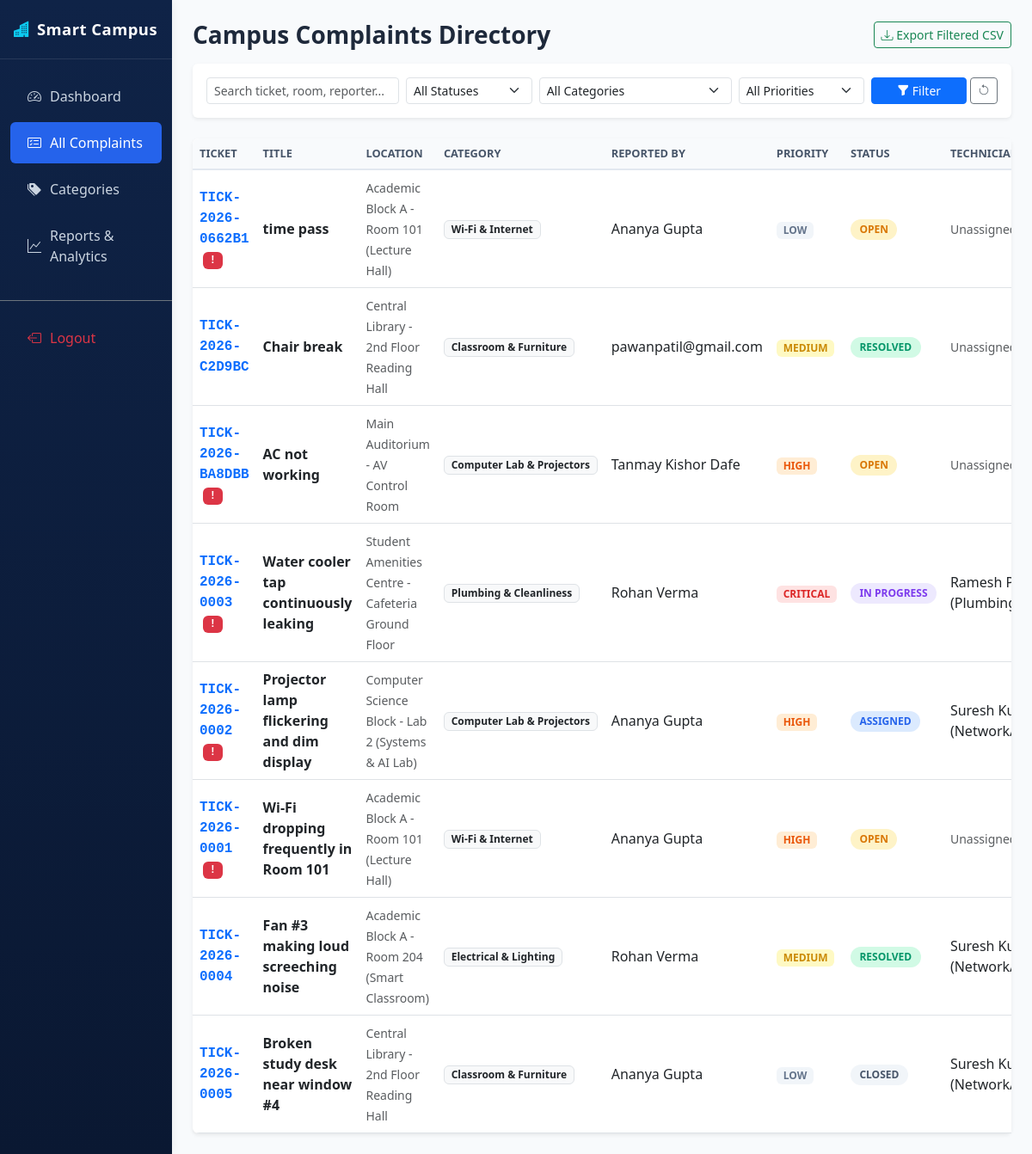
The page /admin-dashboard/complaints.php (signed in) on the database its author committed.
### tables this page shows
CREATE TABLE `tickets` (
  `id` int(10) UNSIGNED NOT NULL,
  `ticket_code` varchar(30) NOT NULL,
  `reporter_id` int(10) UNSIGNED NOT NULL,
  `category_id` int(10) UNSIGNED NOT NULL,
  `location_id` int(10) UNSIGNED NOT NULL,
  `title` varchar(200) NOT NULL,
  `description` text NOT NULL,
  `photo_path` varchar(255) DEFAULT NULL,
  `priority` enum('LOW','MEDIUM','HIGH','CRITICAL') NOT NULL DEFAULT 'MEDIUM',
  `status` enum('OPEN','ASSIGNED','IN_PROGRESS','RESOLVED','CLOSED') NOT NULL DEFAULT 'OPEN',
  `assigned_to` int(10) UNSIGNED DEFAULT NULL,
  `created_at` timestamp NOT NULL DEFAULT current_timestamp(),
  `due_at` datetime DEFAULT NULL,
  `resolved_at` datetime DEFAULT NULL
);

CREATE TABLE `locations` (
  `id` int(10) UNSIGNED NOT NULL,
  `building` varchar(100) NOT NULL,
  `room` varchar(50) NOT NULL,
  `qr_code_token` varchar(64) NOT NULL,
  `created_at` timestamp NOT NULL DEFAULT current_timestamp()
);

CREATE TABLE `categories` (
  `id` int(10) UNSIGNED NOT NULL,
  `name` varchar(100) NOT NULL,
  `description` text DEFAULT NULL,
  `default_priority` enum('LOW','MEDIUM','HIGH','CRITICAL') NOT NULL DEFAULT 'MEDIUM',
  `created_at` timestamp NOT NULL DEFAULT current_timestamp()
);

CREATE TABLE `users` (
  `id` int(10) UNSIGNED NOT NULL,
  `name` varchar(100) NOT NULL,
  `email` varchar(120) NOT NULL,
  `password_hash` varchar(255) NOT NULL,
  `role` enum('student','admin','technician') NOT NULL DEFAULT 'student',
  `created_at` timestamp NOT NULL DEFAULT current_timestamp()
);

### admin-dashboard/complaints.php (the view, shortened to what this page needs)
<?php
$pdo = Database::getConnection();
$statusFilter = strtoupper(trim($_GET['status'] ?? ''));
$categoryFilter = (int)($_GET['category_id'] ?? 0);
$priorityFilter = strtoupper(trim($_GET['priority'] ?? ''));
$searchQuery = trim($_GET['search'] ?? '');
$sql = "
    SELECT
        t.id, t.ticket_code, t.title, t.priority, t.status, t.created_at, t.due_at,
        c.name AS category_name,
        l.building, l.room,
        u.name AS reporter_name,
        tech.name AS technician_name
    FROM tickets t
    JOIN categories c ON t.category_id = c.id
    JOIN locations l ON t.location_id = l.id
    JOIN users u ON t.reporter_id = u.id
    LEFT JOIN users tech ON t.assigned_to = tech.id
    WHERE 1=1
";
$params = [];
$sql .= " ORDER BY t.created_at DESC";
$stmt = $pdo->prepare($sql);
$stmt->execute($params);
$tickets = $stmt->fetchAll();
?>
<!DOCTYPE html>
<html lang="en">
<head>
    <link href="https://cdn.jsdelivr.net/npm/bootstrap@5.3.0/dist/css/bootstrap.min.css" rel="stylesheet">
    <link rel="stylesheet" href="https://cdn.jsdelivr.net/npm/bootstrap-icons@1.11.0/font/bootstrap-icons.css">
    <link rel="stylesheet" href="css/style.css">
</head>
<body>
<div class="container-fluid">
    <div class="row">
        <nav class="col-md-3 col-lg-2 d-md-block sidebar p-0">
            <div class="brand-title text-center text-md-start px-3">
                <i class="bi bi-buildings-fill text-info me-2"></i>Smart Campus
            </div>
            <div class="pt-3">
                <ul class="nav flex-column">
                    <li class="nav-item">
                        <a class="nav-link" href="dashboard.php">
                            <i class="bi bi-speedometer2"></i> Dashboard
                        </a>
                    </li>
                    <li class="nav-item">
                        <a class="nav-link active" href="complaints.php">
                            <i class="bi bi-card-checklist"></i> All Complaints
                        </a>
                    </li>
                    <li class="nav-item">
                        <a class="nav-link" href="categories.php">
                            <i class="bi bi-tags-fill"></i> Categories
                        </a>
                    </li>
                    <li class="nav-item">
                        <a class="nav-link" href="reports.php">
                            <i class="bi bi-graph-up"></i> Reports & Analytics
                        </a>
                    </li>
                    <li class="nav-item mt-4 border-top border-secondary pt-3">
                        <a class="nav-link text-danger" href="logout.php">
                            <i class="bi bi-box-arrow-left"></i> Logout
                        </a>
                    </li>
                </ul>
            </div>
        </nav>
        <main class="col-md-9 ms-sm-auto col-lg-10 px-md-4 py-4">
            <div class="d-flex justify-content-between align-items-center mb-3">
                <h1 class="h3 fw-bold mb-0">Campus Complaints Directory</h1>
                <a href="../backend/api/admin/export_csv.php?status=<?= urlencode($statusFilter) ?>&category_id=<?= $categoryFilter ?>&priority=<?= urlencode($priorityFilter) ?>" class="btn btn-outline-success btn-sm">
                    <i class="bi bi-download"></i> Export Filtered CSV
                </a>
            </div>
            <div class="card shadow-sm border-0 mb-4">
                <div class="card-body">
                    <form method="GET" action="" class="row g-2 align-items-center">
                        <div class="col-md-3">
                            <input type="text" name="search" class="form-control form-control-sm" placeholder="Search ticket, room, reporter..." value="<?= htmlspecialchars($searchQuery) ?>" id="tableSearchInput">
                        </div>
                        <div class="col-md-2">
                            <select name="status" class="form-select form-select-sm">
                                <option value="">All Statuses</option>
                            </select>
                        </div>
                        <div class="col-md-3">
                            <select name="category_id" class="form-select form-select-sm">
                                <option value="">All Categories</option>
                            </select>
                        </div>
                        <div class="col-md-2">
                            <select name="priority" class="form-select form-select-sm">
                                <option value="">All Priorities</option>
                            </select>
                        </div>
                        <div class="col-md-2 d-flex gap-1">
                            <button type="submit" class="btn btn-primary btn-sm w-100"><i class="bi bi-funnel-fill"></i> Filter</button>
                            <a href="complaints.php" class="btn btn-outline-secondary btn-sm"><i class="bi bi-arrow-counterclockwise"></i></a>
                        </div>
                    </form>
                </div>
            </div>
            <div class="card shadow-sm border-0">
                <div class="table-responsive">
                    <table class="table custom-table table-hover align-middle mb-0" id="complaintsTable">
                        <thead>
                            <tr>
                                <th>Ticket</th>
                                <th>Title</th>
                                <th>Location</th>
                                <th>Category</th>
                                <th>Reported By</th>
                                <th>Priority</th>
                                <th>Status</th>
                                <th>Technician</th>
                            </tr>
                        </thead>
                        <tbody>
                            <?php if (empty($tickets)): ?>
                                <tr>
                                    <td colspan="10" class="text-center py-4 text-muted">No complaints match your selected filters.</td>
                                </tr>
                            <?php else: ?>
                                <?php foreach ($tickets as $t):
                                    $isOverdue = (!in_array($t['status'], ['RESOLVED', 'CLOSED'], true) && !empty($t['due_at']) && strtotime($t['due_at']) < time());
                                ?>
                                    <tr>
                                        <td class="fw-bold font-monospace text-primary">
                                            <?= htmlspecialchars($t['ticket_code']) ?>
                                            <?php if ($isOverdue): ?>
                                                <span class="badge bg-danger ms-1" title="Overdue SLA">!</span>
                                            <?php endif; ?>
                                        </td>
                                        <td class="fw-semibold"><?= htmlspecialchars($t['title']) ?></td>
                                        <td><small class="text-muted"><?= htmlspecialchars($t['building']) ?> - <?= htmlspecialchars($t['room']) ?></small></td>
                                        <td><span class="badge bg-light text-dark border"><?= htmlspecialchars($t['category_name']) ?></span></td>
                                        <td><?= htmlspecialchars($t['reporter_name']) ?></td>
                                        <td><span class="badge badge-priority-<?= $t['priority'] ?>"><?= $t['priority'] ?></span></td>
                                        <td><span class="badge badge-status badge-<?= $t['status'] ?>"><?= str_replace('_', ' ', $t['status']) ?></span></td>
                                        <td><?= !empty($t['technician_name']) ? htmlspecialchars($t['technician_name']) : '<span class="text-muted small">Unassigned</span>' ?></td>
                                    </tr>
                                <?php endforeach; ?>
                            <?php endif; ?>
                        </tbody>
                    </table>
                </div>
            </div>
        </main>
    </div>
</div>
</body>
</html>

### admin-dashboard/css/style.css (style rules this page uses)
:root { --primary-navy: #0f2347; --primary-navy-dark: #0a1832; --secondary-blue: #2563eb; --accent-blue: #3b82f6; --bg-light: #f8fafc; --card-bg: #ffffff; --text-primary: #1e293b; --text-muted: #64748b; --border-color: #e2e8f0; --status-open: #d97706; --status-open-bg: #fef3c7; --status-assigned: #2563eb; --status-assigned-bg: #dbeafe; --status-inprogress: #7c3aed; --status-inprogress-bg: #ede9fe; --status-resolved: #059669; --status-resolved-bg: #d1fae5; --status-closed: #475569; --status-closed-bg: #f1f5f9; }
body { font-family: 'Segoe UI', system-ui, -apple-system, sans-serif; background-color: var(--bg-light); color: var(--text-primary); min-height: 100vh; }
.sidebar { background: linear-gradient(180deg, var(--primary-navy) 0%, var(--primary-navy-dark) 100%); min-height: 100vh; box-shadow: 2px 0 10px rgba(0, 0, 0, 0.05); }
.sidebar .brand-title { color: #ffffff; font-weight: 700; font-size: 1.15rem; letter-spacing: 0.5px; padding: 1.25rem 1rem; border-bottom: 1px solid rgba(255, 255, 255, 0.1); }
.sidebar .nav-link { color: #cbd5e1; font-weight: 500; padding: 0.75rem 1.25rem; border-radius: 6px; margin: 3px 12px; transition: all 0.2s ease-in-out; display: flex; align-items: center; gap: 10px; }
.sidebar .nav-link:hover, .sidebar .nav-link.active { color: #ffffff; background-color: rgba(255, 255, 255, 0.12); }
.sidebar .nav-link.active { background-color: var(--secondary-blue); }
.badge-status { padding: 0.35rem 0.65rem; font-weight: 600; font-size: 0.75rem; border-radius: 20px; display: inline-block; text-transform: uppercase; }
.badge-OPEN { background-color: var(--status-open-bg); color: var(--status-open); }
.badge-ASSIGNED { background-color: var(--status-assigned-bg); color: var(--status-assigned); }
.badge-IN_PROGRESS { background-color: var(--status-inprogress-bg); color: var(--status-inprogress); }
.badge-RESOLVED { background-color: var(--status-resolved-bg); color: var(--status-resolved); }
.badge-CLOSED { background-color: var(--status-closed-bg); color: var(--status-closed); }
.badge-priority-CRITICAL { background-color: #fee2e2; color: #dc2626; font-weight: 700; }
.badge-priority-HIGH { background-color: #ffedd5; color: #ea580c; font-weight: 600; }
.badge-priority-MEDIUM { background-color: #fef9c3; color: #ca8a04; font-weight: 600; }
.badge-priority-LOW { background-color: #f1f5f9; color: #64748b; font-weight: 600; }
.custom-table { background: #ffffff; border-radius: 8px; overflow: hidden; box-shadow: 0 1px 3px rgba(0, 0, 0, 0.05); }
.custom-table thead th { background-color: #f8fafc; color: #475569; font-weight: 600; font-size: 0.8rem; text-transform: uppercase; border-bottom: 2px solid var(--border-color); }
.custom-table tbody tr { transition: background-color 0.15s ease; }

### rows shown on the page
tickets: ticket_code "TICK-2026-0662B1", title "time pass", location.building "Academic Block A", location.room "Room 101 (Lecture Hall)", category.name "Wi-Fi & Internet", reporter.name "Ananya Gupta", priority "LOW", status "OPEN", shows "Unassigned"
tickets: ticket_code "TICK-2026-C2D9BC", title "Chair break", location.building "Central Library", location.room "2nd Floor Reading Hall", category.name "Classroom & Furniture", reporter.name "pawanpatil@gmail.com", priority "MEDIUM", status "RESOLVED", shows "Unassigned"
tickets: ticket_code "TICK-2026-BA8DBB", title "AC not working", location.building "Main Auditorium", location.room "AV Control Room", category.name "Computer Lab & Projectors", reporter.name "Tanmay Kishor Dafe", priority "HIGH", status "OPEN", shows "Unassigned"
tickets: ticket_code "TICK-2026-0003", title "Water cooler tap continuously leaking", location.building "Student Amenities Centre", location.room "Cafeteria Ground Floor", category.name "Plumbing & Cleanliness", reporter.name "Rohan Verma", priority "CRITICAL", status "IN PROGRESS", assigned_to.name "Ramesh…"
tickets: ticket_code "TICK-2026-0002", title "Projector lamp flickering and dim display", location.building "Computer Science Block", location.room "Lab 2 (Systems & AI Lab)", category.name "Computer Lab & Projectors", reporter.name "Ananya Gupta", priority "HIGH", status "ASSIGNED", assigned_to.name "Suresh…"
tickets: ticket_code "TICK-2026-0001", title "Wi-Fi dropping frequently in Room 101", location.building "Academic Block A", location.room "Room 101 (Lecture Hall)", category.name "Wi-Fi & Internet", reporter.name "Ananya Gupta", priority "HIGH", status "OPEN", shows "Unassigned"
tickets: ticket_code "TICK-2026-0004", title "Fan #3 making loud screeching noise", location.building "Academic Block A", location.room "Room 204 (Smart Classroom)", category.name "Electrical & Lighting", reporter.name "Rohan Verma", priority "MEDIUM", status "RESOLVED", assigned_to.name "Suresh…"
tickets: ticket_code "TICK-2026-0005", title "Broken study desk near window #4", location.building "Central Library", location.room "2nd Floor Reading Hall", category.name "Classroom & Furniture", reporter.name "Ananya Gupta", priority "LOW", status "CLOSED", assigned_to.name "Suresh…"
